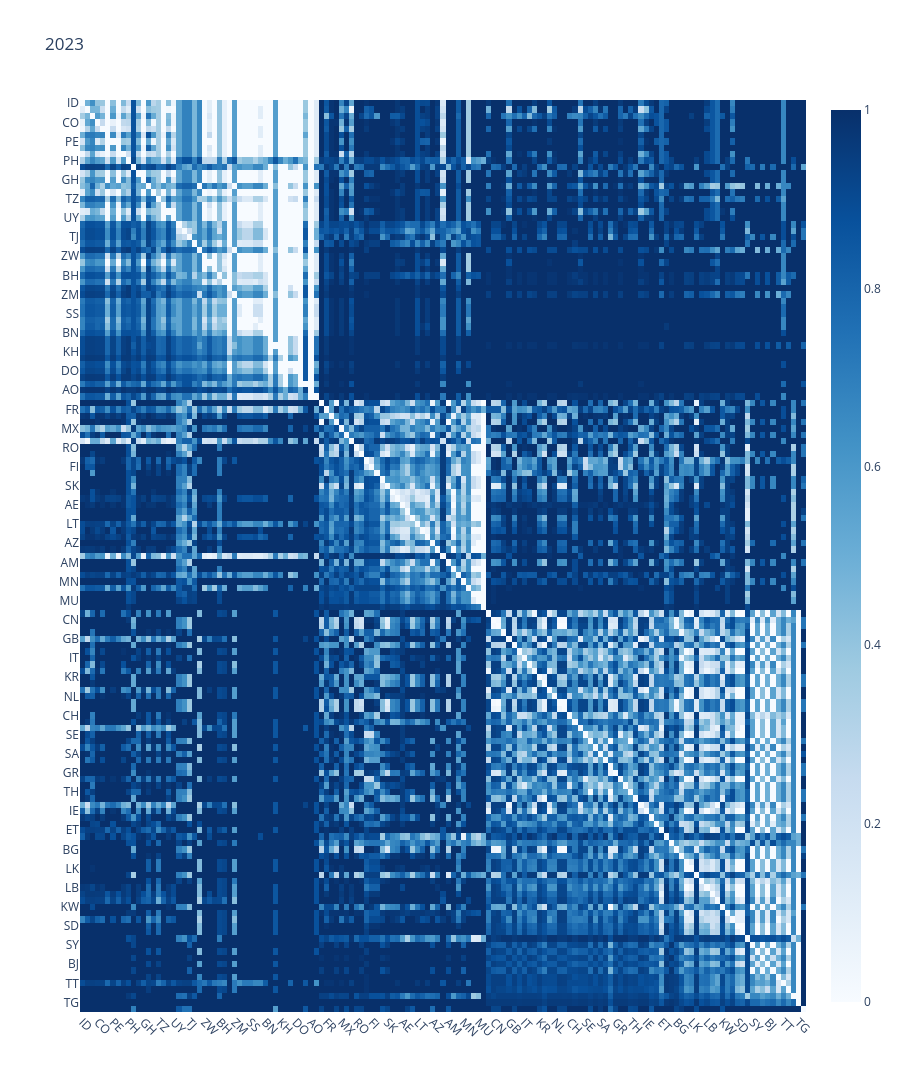

The notebook cell saved with this chart:
### Code cell
y_labels = (
    df_map_yearly_full
    # .query("year == @year")
    # .merge(df_cs_yearly.xs(year, level=1).sum(axis=1).to_frame(name="total_articles").reset_index(), left_on="alpha-2", right_index="country", how="left")
    .sort_values(["cluster", "total_articles"], ascending=[True, False])
    ["country"]
    .to_list()
)

uf.plotly_heatmap(df_dist_clusters_yearly.loc[y_label, y_label], x_labels=y_label, y_labels=y_label, line_height=10, colorscale="non", title=year)

### Figure 1 — Plotly figure (JSON) as saved in the notebook; plotly's stock layout.template omitted (floating-point values rounded to 4 significant figures; data arrays with more than 128 entries replaced by an {"elided": "..."} marker saying what was removed)
{"data": [{"colorscale": [[0, "rgb(247,251,255)"], [0.125, "rgb(222,235,247)"], [0.25, "rgb(198,219,239)"], [0.375, "rgb(158,202,225)"], [0.5, "rgb(107,174,214)"], [0.625, "rgb(66,146,198)"], [0.75, "rgb(33,113,181)"], [0.875, "rgb(8,81,156)"], [1, "rgb(8,48,107)"]], "customdata": {"elided": "143x143x2 str values"}, "hovertemplate": "<b>X: </b>%{customdata[0]}<br><b>Y: </b>%{customdata[1]}<br><b>Z: </b> %{z:.3f}<br><extra></extra>", "type": "heatmap", "x": {"elided": "143 str values"}, "y": {"elided": "143 str values"}, "z": {"elided": "143x143 float values"}}], "layout": {"height": 1430, "title": {"text": "2023"}, "xaxis": {"automargin": true, "tickangle": 45}, "yaxis": {"automargin": true, "autorange": "reversed"}}}
